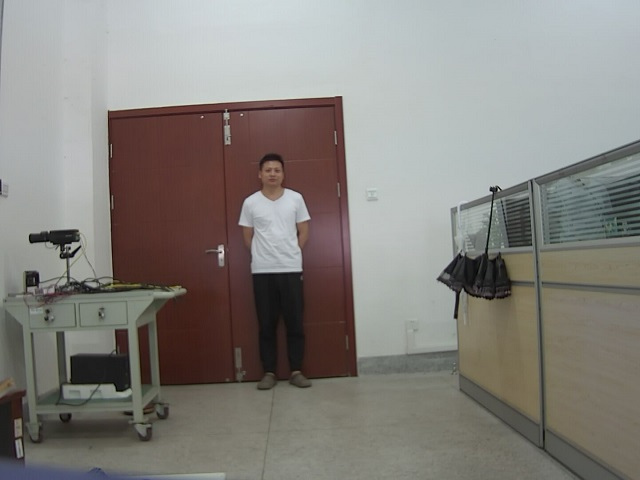
%> input picture Pictures/007.jpg, 640 x 480 px
$ octave Untitled.m   (GNU Octave 9; MATLAB toolbox functions it lacks are replaced by stand-ins)
%> lines starting %> are read from the running program, lines starting %| are printed output that depends on the picture
    x = imread('C:\study\ImageFusion\Pictures\007.jpg');
%> x is the input picture: size 480x640x3 uint8; mean R, G, B 132.7, 129.7, 124.9

    %转为灰度图像
    X = rgb2gray(x);
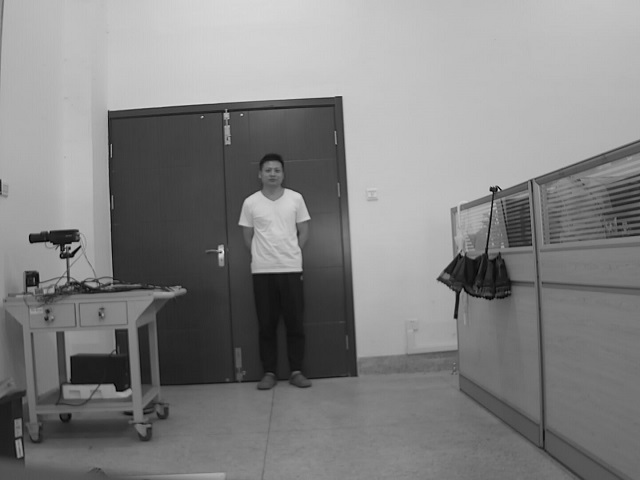
%> X: size 480x640 uint8; min 0, max 233, mean 130.1

    %用db1小波函数分解,分解层数为2
    %可利用X = waverec2(C, S, 'db1')进行重构
    [C, S] = wavedec2(X, 2, 'db1');
%> S = [120 160; 120 160; 240 320; 480 640]
    %提取2层的低频系数
    a = appcoef2(C, S, 'db1', 3);
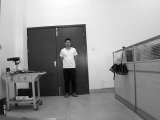
%> a: size 120x160 double; min 62.75, max 860, mean 520.2; drawn with min black and max white
    %提取2层的所有高频系数
    [h, v, d] = detcoef2('all', C, S, 2);
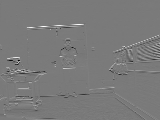
%> h: size 120x160 double; min -245.5, max 266.5, mean 0.6; drawn with min black and max white
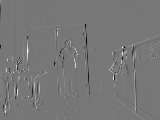
%> v: size 120x160 double; min -215.2, max 243.3, mean 0; drawn with min black and max white
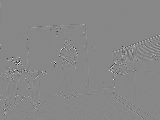
%> d: size 120x160 double; min -104.8, max 91.75, mean 0; drawn with min black and max white
    c = [a, h; v, d];
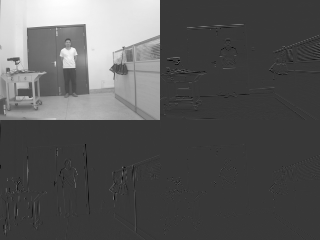
%> c: size 240x320 double; min -245.5, max 860, mean 130.2; drawn with min black and max white


    %将c里的数值拉伸到0-255；b=uint((a-min(a(:)))./(max(a(:))-min(a(:)))*255);
    imshow(c,[]);

$ run again, with Pictures/003.jpg copied over Pictures/007.jpg
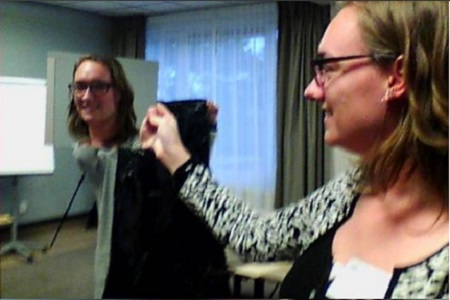
%> input picture Pictures/003.jpg, 450 x 300 px
%> x is the input picture: size 300x450x3 uint8; mean R, G, B 99, 98, 95.7
%> `X = rgb2gray(x);`:
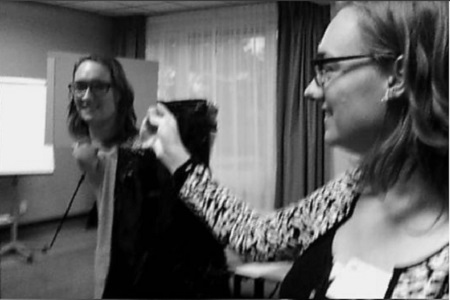
%> X: size 300x450 uint8; min 0, max 248, mean 98.1
%> S = [75 113; 75 113; 150 225; 300 450]
%> `c = [a, h; v, d];`:
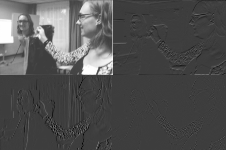
%> c: size 150x226 double; min -307.5, max 957.3, mean 98.4; drawn with min black and max white
